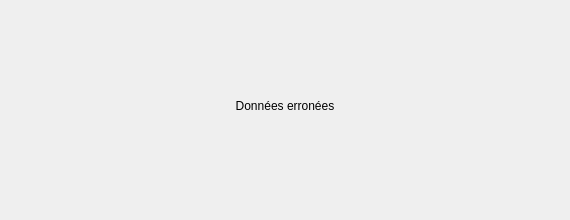
<?xml version="1.0" encoding="UTF-8"?>
<ui version="4.0">
 <class>DonneesCorrompues</class>
 <widget class="QDialog" name="DonneesCorrompues">
  <property name="geometry">
   <rect>
    <x>0</x>
    <y>0</y>
    <width>570</width>
    <height>220</height>
   </rect>
  </property>
  <property name="windowTitle">
   <string>Données eronnées</string>
  </property>
  <property name="windowIcon">
   <iconset>
    <normaloff>../../../../../../Downloads/logo.png</normaloff>../../../../../../Downloads/logo.png</iconset>
  </property>
  <widget class="QLabel" name="label">
   <property name="geometry">
    <rect>
     <x>0</x>
     <y>90</y>
     <width>570</width>
     <height>31</height>
    </rect>
   </property>
   <property name="styleSheet">
    <string notr="true">font: 16pt &quot;MS Shell Dlg 2&quot;;</string>
   </property>
   <property name="text">
    <string>Données erronées</string>
   </property>
   <property name="alignment">
    <set>Qt::AlignCenter</set>
   </property>
  </widget>
 </widget>
 <resources/>
 <connections/>
</ui>
